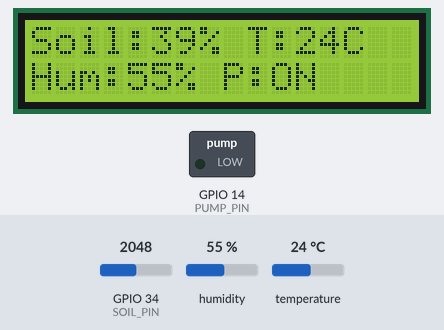
Recording of a sketch running on a simulated ESP32. Parts: 16×2 character LCD, switched loads named in the sketch (green lamp = pin HIGH). The test bench sets the inputs (shaded band); at power-on: GPIO 34 (SOIL_PIN) = 2048, humidity 55 %, temperature 24 °C (analog values on the 0–4095 scale). WiFi joins after 1.5 s; servers stay silent unless stated; the local clock reads 2024-03-15 10:24:30 at power-on unless the sketch sets it; what the sketch prints to the serial monitor is not drawn.

Above: at 3.5 s.
3.6 s: GPIO 34 (SOIL_PIN) set to 2014
At 5.0 s:
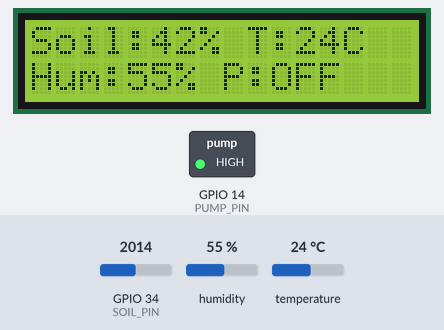
5.4 s: humidity set to 22 %
At 7.1 s:
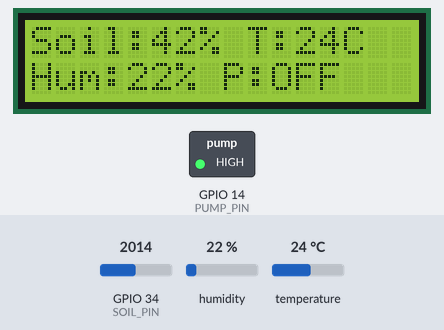
7.4 s: temperature set to 12 °C
At 10.9 s:
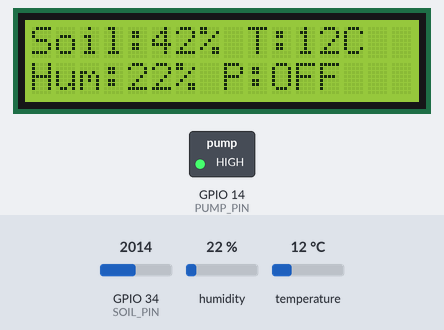
12.9 s: GPIO 34 (SOIL_PIN) set to 2047
At 14.6 s:
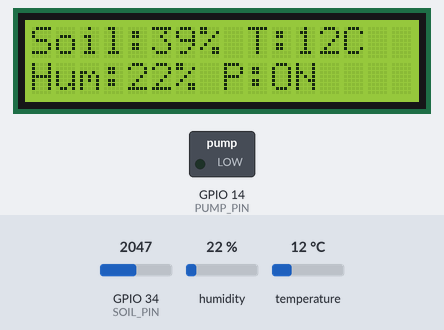
15.5 s: humidity set to 40 %
At 18.6 s:
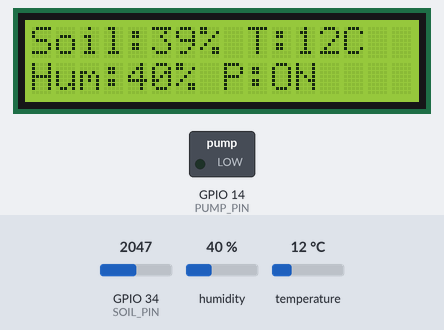
Timing chart, 0 to 20.1 s (numbered marks = the images above; inputs shaded):
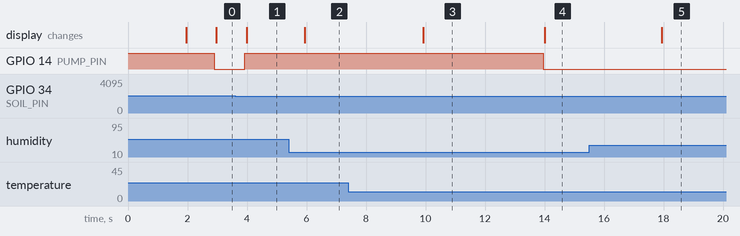

Measured:
- the behaviour switches between 2045 and 2044 on GPIO 34 (SOIL_PIN) (found by bisection; images 0 and 1)
- after the input at 3.6 s, GPIO 14 (PUMP_PIN): LOW → HIGH after 0.33 s; the display: changes after 0.39 s (image 1)
- after the input at 5.4 s, the display: changes after 0.54 s (image 2)
- after the input at 7.4 s, the display: changes after 2.5 s (image 3)
- after the input at 12.9 s, GPIO 14 (PUMP_PIN): HIGH → LOW after 1.0 s; the display: changes after 1.1 s (image 4)
- after the input at 15.5 s, the display: changes after 2.4 s (image 5)

The sketch:

ESP32_Smart_Plant_Watering.ino
```cpp
/*
  SMART PLANT WATERING SYSTEM - ESP32 + BLYNK
  Datastream: V1 soil %, V2 humidity %, V3 mode (1 auto/0 manual),
  V4 pump (1 on/0 off), V5 temperature C, V6 time HH:MM (String),
  V7 duration minutes, V8 schedule enable.

  IMPORTANT: Replace Wi-Fi and Blynk credentials before uploading.
  For security, use the NEW Blynk token generated after rotating the exposed token.
*/
#define BLYNK_TEMPLATE_ID "TMPL6eb0qObFo"
#define BLYNK_TEMPLATE_NAME "Smart Garden"
#define BLYNK_AUTH_TOKEN "PASTE_NEW_BLYNK_TOKEN_HERE"
#define BLYNK_PRINT Serial

#include <WiFi.h>
#include <WiFiClient.h>
#include <BlynkSimpleEsp32.h>
#include <LiquidCrystal_I2C.h>
#include <DHT.h>
#include <time.h>

char ssid[] = "YOUR_WIFI_NAME";
char pass[] = "YOUR_WIFI_PASSWORD";

#define DHTPIN 5
#define DHTTYPE DHT11
#define SOIL_PIN 34
#define PUMP_PIN 14
#define PUMP_ON LOW
#define PUMP_OFF HIGH

DHT dht(DHTPIN, DHTTYPE);
LiquidCrystal_I2C lcd(0x27, 16, 2);
BlynkTimer timer;

const int AirValue = 2620;
const int WaterValue = 1180;
const int SOIL_THRESHOLD = 40;

int soilRaw = 0, soilPercent = 0, wateringDuration = 5;
float humidity = 0, temperature = 0;
bool autoMode = true, pumpState = false;
bool scheduleEnabled = false, scheduledPump = false;
String scheduleTime = "07:00", lastScheduleDate = "";
unsigned long wateringStart = 0, wateringDurationMs = 0;

void updateLCD() {
  lcd.setCursor(0, 0);
  lcd.print("Soil:"); lcd.print(soilPercent); lcd.print("% T:");
  lcd.print((int)temperature); lcd.print("C   ");
  lcd.setCursor(0, 1);
  lcd.print("Hum:"); lcd.print((int)humidity); lcd.print("% P:");
  lcd.print(pumpState ? "ON " : "OFF");
  lcd.print("   ");
}
void setPump(bool on) {
  if (pumpState == on) { updateLCD(); return; }
  pumpState = on;
  digitalWrite(PUMP_PIN, on ? PUMP_ON : PUMP_OFF);
  Serial.printf("POMPA: %s\n", on ? "ON" : "OFF");
  if (Blynk.connected()) Blynk.virtualWrite(V4, on ? 1 : 0);
  updateLCD();
}
void readSensors() {
  float h = dht.readHumidity(), t = dht.readTemperature();
  if (!isnan(h) && !isnan(t)) {
    humidity = h; temperature = t;
    if (Blynk.connected()) {
      Blynk.virtualWrite(V2, humidity);
      Blynk.virtualWrite(V5, temperature);
    }
  } else Serial.println("DHT11 tidak terbaca.");
  soilRaw = analogRead(SOIL_PIN);
  soilPercent = constrain(map(soilRaw, AirValue, WaterValue, 0, 100), 0, 100);
  if (Blynk.connected()) Blynk.virtualWrite(V1, soilPercent);
  updateLCD();
}
BLYNK_CONNECTED() {
  Serial.println("BLYNK CONNECTED");
  Blynk.syncVirtual(V3, V6, V7, V8);
  Blynk.virtualWrite(V1, soilPercent);
  Blynk.virtualWrite(V2, humidity);
  Blynk.virtualWrite(V4, pumpState ? 1 : 0);
  Blynk.virtualWrite(V5, temperature);
}
BLYNK_WRITE(V3) {
  autoMode = param.asInt() == 1;
  Serial.println(autoMode ? "MODE AUTO" : "MODE MANUAL");
  if (!autoMode && scheduledPump) {
    scheduledPump = false;
    setPump(false);
  }
}
BLYNK_WRITE(V4) {
  int value = param.asInt();
  if (!autoMode) {
    scheduledPump = false;
    setPump(value == 1);
  } else {
    Serial.println("Kontrol pompa manual ditolak karena mode AUTO.");
    Blynk.virtualWrite(V4, pumpState ? 1 : 0);
  }
}
BLYNK_WRITE(V6) {
  String value = param.asStr();
  if (value.length() == 5 && value.charAt(2) == ':' &&
      value.substring(0,2).toInt() >= 0 && value.substring(0,2).toInt() <= 23 &&
      value.substring(3,5).toInt() >= 0 && value.substring(3,5).toInt() <= 59) {
    scheduleTime = value;
    Serial.printf("Jadwal: %s\n", scheduleTime.c_str());
  } else Serial.println("Format V6 harus HH:MM.");
}
BLYNK_WRITE(V7) {
  int value = param.asInt();
  if (value >= 1 && value <= 30) wateringDuration = value;
  Serial.printf("Durasi: %d menit\n", wateringDuration);
}
BLYNK_WRITE(V8) {
  scheduleEnabled = param.asInt() == 1;
  Serial.println(scheduleEnabled ? "JADWAL AKTIF" : "JADWAL NONAKTIF");
  if (!scheduleEnabled && scheduledPump) {
    scheduledPump = false;
    setPump(false);
  }
}
void checkSoilWatering() {
  if (!autoMode || scheduledPump) return;
  if (soilPercent < SOIL_THRESHOLD) setPump(true);
  else setPump(false);
}
void checkSchedule() {
  time_t now = time(nullptr);
  if (now < 1700000000) return;
  struct tm ti;
  if (!getLocalTime(&ti, 10)) return;
  if (scheduledPump) {
    if (millis() - wateringStart >= wateringDurationMs) {
      scheduledPump = false;
      Serial.println("PENYIRAMAN TERJADWAL SELESAI");
      setPump(false);
    }
    return;
  }
  if (!autoMode || !scheduleEnabled) return;
  char clockText[6];
  snprintf(clockText, sizeof(clockText), "%02d:%02d", ti.tm_hour, ti.tm_min);
  String today = String(ti.tm_year + 1900) + "-" + String(ti.tm_mon + 1) + "-" + String(ti.tm_mday);
  if (scheduleTime == String(clockText) && lastScheduleDate != today) {
    lastScheduleDate = today;
    scheduledPump = true;
    wateringStart = millis();
    wateringDurationMs = (unsigned long)wateringDuration * 60000UL;
    Serial.println("PENYIRAMAN TERJADWAL DIMULAI");
    setPump(true);
  }
}
void setup() {
  Serial.begin(115200);
  pinMode(PUMP_PIN, OUTPUT);
  digitalWrite(PUMP_PIN, PUMP_OFF);
  analogReadResolution(12);
  dht.begin();
  lcd.init(); lcd.backlight();
  lcd.setCursor(0,0); lcd.print("SMART PLANT");
  lcd.setCursor(0,1); lcd.print("INITIALIZING...");
  configTime(7 * 3600, 0, "pool.ntp.org", "time.google.com");
  Blynk.begin(BLYNK_AUTH_TOKEN, ssid, pass);
  timer.setInterval(2000L, readSensors);
  timer.setInterval(1000L, checkSoilWatering);
  timer.setInterval(1000L, checkSchedule);
  timer.setInterval(1000L, updateLCD);
  readSensors();
  Serial.println("SMART PLANT WATERING READY");
}
void loop() {
  Blynk.run();
  timer.run();
}
```
